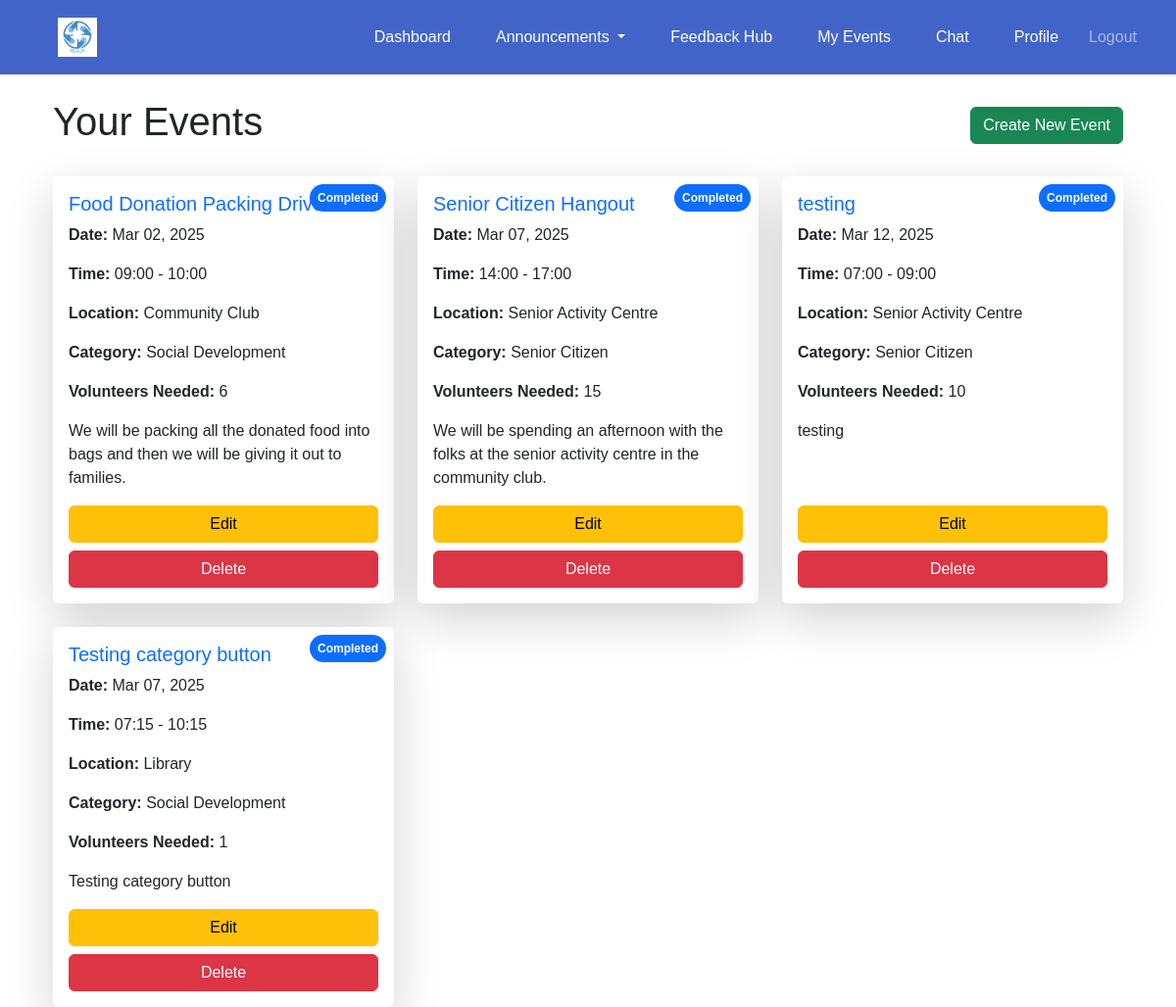
The page /events/organisation-events/ (signed in) on the database its author committed.
### events/models.py (models this page shows, shortened)
class Event(models.Model):
    CATEGORY_CHOICES = [
        ('education', 'Education'),
        ('social development', 'Social Development'),
        ('senior citizen', 'Senior Citizen'),
    ]
    organisation = models.ForeignKey(settings.AUTH_USER_MODEL, on_delete=models.CASCADE)
    name = models.CharField(max_length=255)
    description = models.TextField()
    date = models.DateTimeField()
    start_time = models.TimeField(default=time(9, 0))  # Default: 09:00 AM
    end_time = models.TimeField(default=time(17, 0))  # Default: 05:00 PM
    location = models.CharField(max_length=255)
    volunteers_needed = models.PositiveIntegerField()
    roles_responsibilities = models.TextField()
    category = models.CharField(max_length=50, choices=CATEGORY_CHOICES, blank=False, default='Education')

### events/views.py (the view)
# urls.py: path('organisation-events/', views.organisation_events, name='organisation_events'),
@login_required
def organisation_events(request):
    events = Event.objects.filter(organisation=request.user)
    for event in events:
        if is_naive(event.date):
            event.date = make_aware(event.date)
        event.volunteers = VolunteerEvent.objects.filter(event=event)
    current_time = now()
    return render(request, 'events/organisation_events.html', {
        'events': events,
        'current_time': current_time,
    })

### events/templates/events/organisation_events.html (shortened to what this page needs)
{% extends 'base.html' %}
{% block content %}
<div class="container mt-4">
    <div class="d-flex justify-content-between align-items-center mb-4">
        <h1>Your Events</h1>
        <a href="{% url 'events:create_event' %}" class="btn btn-success">
             Create New Event
        </a>
    </div>
    {% if events %}
        <div class="row g-4">
            {% for event in events %}
                <div class="col-md-6 col-lg-4">
                    <div class="card shadow-lg border-0 h-100">
                        <div class="card-body d-flex flex-column">
                            <span class="badge {% if event.date.date >= current_time.date %}bg-warning text-dark{% else %}bg-primary{% endif %}
                                position-absolute top-0 end-0 m-2 p-2 rounded-pill">
                                {% if event.date.date >= current_time.date %}
                                    Ongoing
                                {% else %}
                                    Completed
                                {% endif %}
                            </span>
                            <h5 class="card-title text-primary">{{ event.name }}</h5>
                            <p class="card-text"><strong>Date:</strong> {{ event.date|date:"M d, Y" }}</p>
                            <p class="card-text"><strong>Time:</strong> {{ event.start_time|time:"H:i" }} - {{ event.end_time|time:"H:i" }}</p>
                            <p class="card-text"><strong>Location:</strong> {{ event.location }}</p>
                            <p class="card-text"><strong>Category:</strong> {{ event.get_category_display }}</p>
                            <p class="card-text"><strong>Volunteers Needed:</strong> {{ event.volunteers_needed }}</p>
                            <p class="card-text flex-grow-1">{{ event.description }}</p>
                            <div class="d-grid gap-2 mt-auto">
                                <a href="{% url 'events:edit_event' event.id %}" class="btn btn-warning w-100">
                                     Edit
                                </a>
                                <a href="{% url 'events:delete_event' event.id %}" class="btn btn-danger w-100"
                                   onclick="return confirm('Are you sure you want to delete this event?');">
                                     Delete
                                </a>
                            </div>
                        </div>
                    </div>
                </div>
            {% endfor %}
        </div>
    {% else %}
        <p class="text-center text-muted">No events found. Create your first event!</p>
    {% endif %}
</div>
{% endblock %}

### templates/base.html (style rules this page uses)
body { margin: 0; font-family: Arial, sans-serif; }

### rows shown on the page
Event: shows "Completed", name "Food Donation Packing Drive", date "Mar 02, 2025", start_time "09:00", end_time "10:00", location "Community Club", category "Social Development", volunteers_needed "6", description "We will be packing all the donated food into bags and then we will be giving it out to families."
Event: shows "Completed", name "Senior Citizen Hangout", date "Mar 07, 2025", start_time "14:00", end_time "17:00", location "Senior Activity Centre", category "Senior Citizen", volunteers_needed "15", description "We will be spending an afternoon with the folks at the senior activity centre in the community club."
Event: shows "Completed", name "testing", date "Mar 12, 2025", start_time "07:00", end_time "09:00", location "Senior Activity Centre", category "Senior Citizen", volunteers_needed "10", description "testing"
Event: shows "Completed", name "Testing category button", date "Mar 07, 2025", start_time "07:15", end_time "10:15", location "Library", category "Social Development", volunteers_needed "1", description "Testing category button"
